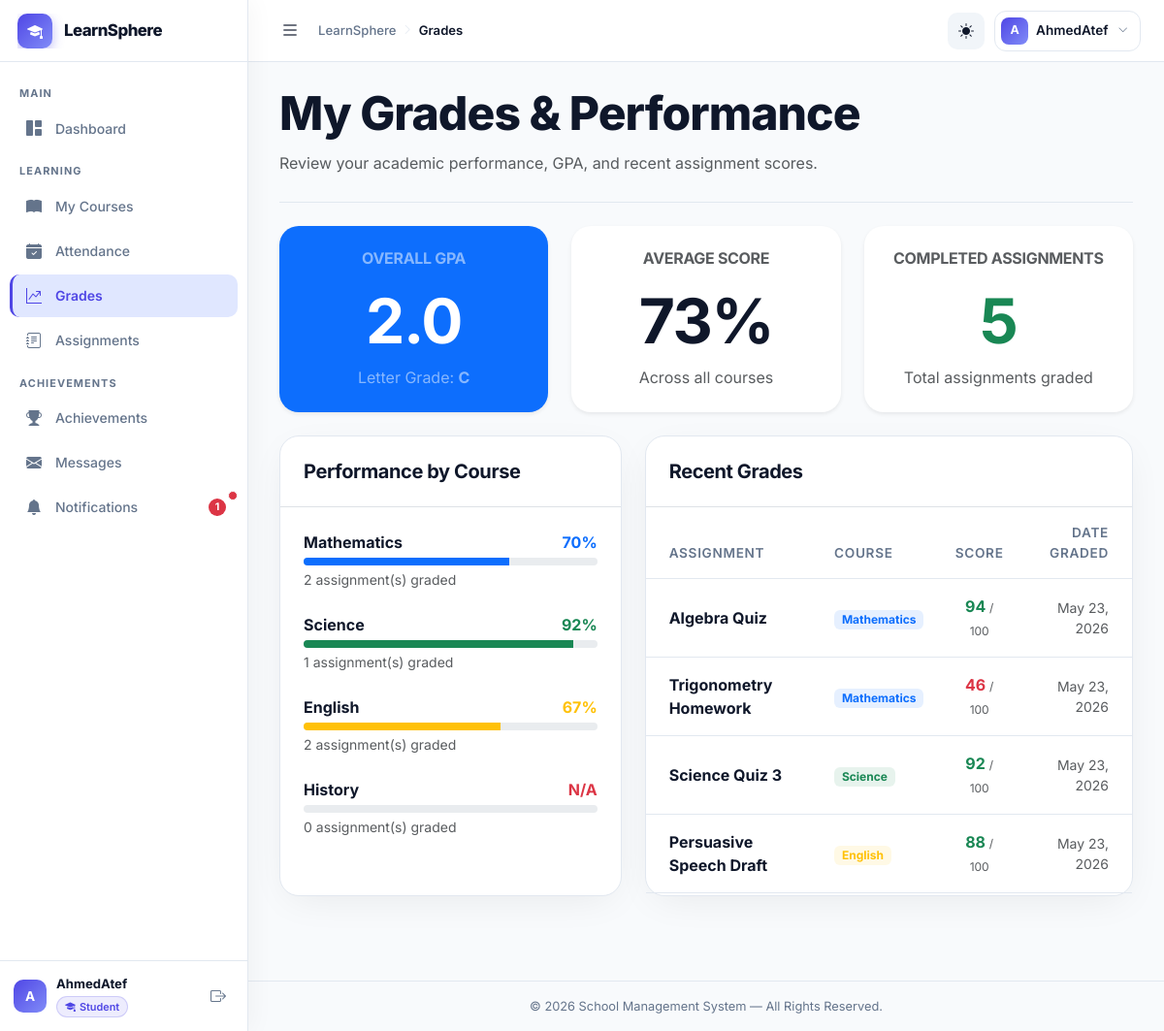
Page /modules/student/grades.php (signed in) on the committed database.
### tables this page shows
CREATE TABLE `grades` (
  `id` int(11) NOT NULL AUTO_INCREMENT,
  `user_id` int(11) NOT NULL,
  `assignment_id` int(11) NOT NULL,
  `score` tinyint(4) NOT NULL DEFAULT 0,
  `graded_at` timestamp NOT NULL DEFAULT current_timestamp(),
  PRIMARY KEY (`id`),
  UNIQUE KEY `uq_grade` (`user_id`,`assignment_id`),
  KEY `fk_grade_user` (`user_id`),
  KEY `fk_grade_assign` (`assignment_id`),
  CONSTRAINT `fk_grade_assign` FOREIGN KEY (`assignment_id`) REFERENCES `assignments` (`id`) ON DELETE CASCADE,
  CONSTRAINT `fk_grade_user` FOREIGN KEY (`user_id`) REFERENCES `users` (`id`) ON DELETE CASCADE
);

CREATE TABLE `assignments` (
  `id` int(11) NOT NULL AUTO_INCREMENT,
  `course_id` int(11) NOT NULL,
  `title` varchar(200) NOT NULL,
  `description` text DEFAULT NULL,
  `due_date` date DEFAULT NULL,
  `max_score` tinyint(4) NOT NULL DEFAULT 100,
  `created_at` timestamp NOT NULL DEFAULT current_timestamp(),
  PRIMARY KEY (`id`),
  KEY `fk_assign_course` (`course_id`),
  CONSTRAINT `fk_assign_course` FOREIGN KEY (`course_id`) REFERENCES `courses` (`id`) ON DELETE CASCADE
);

CREATE TABLE `courses` (
  `id` int(11) NOT NULL AUTO_INCREMENT,
  `name` varchar(150) NOT NULL,
  `description` text DEFAULT NULL,
  `icon` varchar(60) DEFAULT 'bi-book-fill',
  `color` enum('primary','success','warning','danger','info') DEFAULT 'primary',
  `teacher_id` int(11) DEFAULT NULL,
  `room_id` int(11) DEFAULT NULL,
  `created_at` timestamp NOT NULL DEFAULT current_timestamp(),
  PRIMARY KEY (`id`),
  KEY `fk_course_teacher` (`teacher_id`),
  KEY `fk_course_room` (`room_id`),
  CONSTRAINT `fk_course_room` FOREIGN KEY (`room_id`) REFERENCES `class_rooms` (`id`) ON DELETE SET NULL,
  CONSTRAINT `fk_course_teacher` FOREIGN KEY (`teacher_id`) REFERENCES `teachers` (`id`) ON DELETE SET NULL
);

### config/auth.php (called while the page is built, shortened)
<?php
function current_user_id(): int
{
    return (int) ($_SESSION['user_id'] ?? 0);
}

### modules/student/grades.php (the view, shortened to what this page needs)
<?php
require_once BASE_PATH . '/config/connect.php';
require_once BASE_PATH . '/config/auth.php';
$userId = current_user_id();
$stmtStats = $conn->prepare("
    SELECT
        COUNT(g.id) AS graded_assignments,
        AVG(g.score) AS average_score
    FROM grades g
    WHERE g.user_id = ?
");
$stmtStats->bind_param('i', $userId);
$stmtStats->execute();
$stats = $stmtStats->get_result()->fetch_assoc();
$avgScore = $stats['average_score'] !== null ? round($stats['average_score'], 1) : 0;
$gradedCount = (int) $stats['graded_assignments'];
$gpa = 0.0;
$letterGrade = 'N/A';
if ($avgScore >= 90) { $gpa = 4.0; $letterGrade = 'A'; }
elseif ($avgScore >= 80) { $gpa = 3.0; $letterGrade = 'B'; }
elseif ($avgScore >= 70) { $gpa = 2.0; $letterGrade = 'C'; }
elseif ($avgScore >= 60) { $gpa = 1.0; $letterGrade = 'D'; }
elseif ($avgScore > 0)   { $gpa = 0.0; $letterGrade = 'F'; }
$stmtCourses = $conn->prepare("
    SELECT
        c.name, c.color,
        AVG(g.score) AS course_avg,
        COUNT(g.id) AS assignments_graded
    FROM enrollments e
    JOIN courses c ON c.id = e.course_id
    LEFT JOIN assignments a ON a.course_id = c.id
    LEFT JOIN grades g ON g.assignment_id = a.id AND g.user_id = ?
    WHERE e.user_id = ?
    GROUP BY c.id
");
$stmtCourses->bind_param('ii', $userId, $userId);
$stmtCourses->execute();
$courseStats = $stmtCourses->get_result()->fetch_all(MYSQLI_ASSOC);
$stmtHistory = $conn->prepare("
    SELECT
        a.title, a.max_score,
        c.name AS course_name, c.color AS course_color,
        g.score, g.graded_at
    FROM grades g
    JOIN assignments a ON a.id = g.assignment_id
    JOIN courses c ON c.id = a.course_id
    WHERE g.user_id = ?
    ORDER BY g.graded_at DESC
    LIMIT 30
");
$stmtHistory->bind_param('i', $userId);
$stmtHistory->execute();
$history = $stmtHistory->get_result()->fetch_all(MYSQLI_ASSOC);
require_once BASE_PATH . '/includes/header.php';
?>
<div class="dashboard-hero mb-4">
    <div class="dashboard-hero-text">
        <h1 class="dashboard-title">My Grades & Performance</h1>
        <p class="text-muted mb-0">Review your academic performance, GPA, and recent assignment scores.</p>
    </div>
</div>
<div class="row g-4 mb-4">
    <div class="col-md-4">
        <div class="dashboard-card h-100 border-0 shadow-sm text-center bg-primary text-white">
            <h6 class="text-white-50 text-uppercase mb-3">Overall GPA</h6>
            <h1 class="display-3 fw-bold mb-0"><?= number_format($gpa, 1); ?></h1>
            <p class="text-white-50 mt-2 mb-0">Letter Grade: <strong><?= $letterGrade; ?></strong></p>
        </div>
    </div>
    <div class="col-md-4">
        <div class="dashboard-card h-100 border-0 shadow-sm text-center">
            <h6 class="text-muted text-uppercase mb-3">Average Score</h6>
            <h1 class="display-3 fw-bold"><?= $avgScore; ?>%</h1>
            <p class="text-muted mt-2 mb-0">Across all courses</p>
        </div>
    </div>
    <div class="col-md-4">
        <div class="dashboard-card h-100 border-0 shadow-sm text-center">
            <h6 class="text-muted text-uppercase mb-3">Completed Assignments</h6>
            <h1 class="display-3 fw-bold text-success"><?= $gradedCount; ?></h1>
            <p class="text-muted mt-2 mb-0">Total assignments graded</p>
        </div>
    </div>
</div>
<div class="row g-4">
    <div class="col-lg-5">
        <div class="dashboard-card h-100" style="padding: 0;">
            <div class="border-bottom p-4">
                <h5 class="mb-0 fw-bold" style="color: var(--app-text);">Performance by Course</h5>
            </div>
            <div class="p-4">
                <?php foreach ($courseStats as $cs):
                    $cAvg = $cs['course_avg'] !== null ? round($cs['course_avg']) : 0;
                    $color = $cs['color'] ?: 'primary';
                    $graded = $cs['assignments_graded'];
                ?>
                    <div class="mb-4">
                        <div class="d-flex justify-content-between mb-1">
                            <span class="fw-bold"><?= htmlspecialchars($cs['name']); ?></span>
                            <span class="fw-bold text-<?= $color; ?>"><?= $cs['course_avg'] !== null ? $cAvg . '%' : 'N/A'; ?></span>
                        </div>
                        <div class="progress" style="height: 8px;">
                            <div class="progress-bar bg-<?= $color; ?>" role="progressbar" style="width: <?= $cAvg; ?>%" aria-valuenow="<?= $cAvg; ?>" aria-valuemin="0" aria-valuemax="100"></div>
                        </div>
                        <small class="text-muted d-block mt-1"><?= $graded; ?> assignment(s) graded</small>
                    </div>
                <?php endforeach; ?>
            </div>
        </div>
    </div>
    <div class="col-lg-7">
        <div class="dashboard-card h-100" style="padding: 0;">
            <div class="border-bottom p-4">
                <h5 class="mb-0 fw-bold" style="color: var(--app-text);">Recent Grades</h5>
            </div>
            <div class="p-0">
                <?php if (empty($history)): ?>
                    <div class="text-center py-5">
                        <p class="text-muted">No graded assignments found.</p>
                    </div>
                <?php else: ?>
                    <div class="table-responsive" style="max-height: 400px; overflow-y: auto;">
                        <table class="table table-hover align-middle mb-0">
                            <thead class="table-light sticky-top">
                                <tr>
                                    <th class="ps-4">Assignment</th>
                                    <th>Course</th>
                                    <th class="text-center">Score</th>
                                    <th class="pe-4 text-end">Date Graded</th>
                                </tr>
                            </thead>
                            <tbody>
                                <?php foreach ($history as $h):
                                    $cColor = $h['course_color'] ?: 'primary';
                                    $score = $h['score'];
                                    $max = $h['max_score'];
                                    $pct = $max > 0 ? round(($score / $max) * 100) : 0;
                                    $scoreColor = 'danger';
                                    if ($pct >= 85) $scoreColor = 'success';
                                    elseif ($pct >= 70) $scoreColor = 'warning';
                                ?>
                                    <tr>
                                        <td class="ps-4 fw-bold">
                                            <?= htmlspecialchars($h['title']); ?>
                                        </td>
                                        <td>
                                            <span class="badge bg-<?= $cColor; ?> bg-opacity-10 text-<?= $cColor; ?>">
                                                <?= htmlspecialchars($h['course_name']); ?>
                                            </span>
                                        </td>
                                        <td class="text-center">
                                            <div class="fw-bold text-<?= $scoreColor; ?> fs-6">
                                                <?= $score; ?> <span class="text-muted fw-normal" style="font-size: 0.75rem;">/ <?= $max; ?></span>
                                            </div>
                                        </td>
                                        <td class="pe-4 text-end text-muted small">
                                            <?= date('M d, Y', strtotime($h['graded_at'])); ?>
                                        </td>
                                    </tr>
                                <?php endforeach; ?>
                            </tbody>
                        </table>
                    </div>
                <?php endif; ?>
            </div>
        </div>
    </div>
</div>
<?php require_once BASE_PATH . '/includes/footer.php'; ?>

### assets/css/custom.css (style rules this page uses)
:root { --app-bg: #f8fafc; --app-surface: #ffffff; --app-surface-soft: #f1f5f9; --app-text: #0f172a; --app-muted: #64748b; --app-border: #e2e8f0; --app-primary: #4f46e5; --app-primary-soft: #e0e7ff; --app-success: #10b981; --app-warning: #f59e0b; --app-danger: #ef4444; --app-shadow: 0 10px 40px -10px rgba(0,0,0,0.08); --app-shadow-hover: 0 20px 40px -10px rgba(0,0,0,0.12); --sidebar-width: 256px; --sidebar-collapsed-width: 72px; --topbar-height: 64px; --sidebar-transition: 0.28s cubic-bezier(0.4, 0, 0.2, 1); }
html, body { height: 100%; overflow: hidden; }
body { background: var(--app-bg); color: var(--app-text); font-family: "Inter", "Poppins", system-ui, -apple-system, "Segoe UI", Roboto, Arial, sans-serif; letter-spacing: 0; transition: background-color 0.3s ease, color 0.3s ease; }
h1, h2, h3, h4, h5, h6 { font-weight: 700; letter-spacing: -0.02em; }
.dashboard-title { color: var(--app-text); font-size: clamp(2rem, 4vw, 3.35rem); font-weight: 800; line-height: 1.05; }
.table { margin-bottom: 0; --bs-table-bg: transparent; --bs-table-color: var(--app-text); border-color: var(--app-border); }
.table>thead>tr>th { border-bottom-width: 1px; border-bottom-color: var(--app-border); font-weight: 600; color: var(--app-muted); text-transform: uppercase; font-size: 0.85rem; letter-spacing: 0.05em; padding: 16px; background: transparent !important; }
.table>tbody>tr>td { border-bottom-color: var(--app-border); padding: 16px; vertical-align: middle; }
.dashboard-card { background: var(--app-surface); border: 1px solid var(--app-border); border-radius: 20px; box-shadow: var(--app-shadow); padding: 24px; transition: box-shadow 0.25s ease, border-color 0.25s ease; }
.dashboard-hero { display: flex; align-items: flex-start; justify-content: space-between; gap: 20px; flex-wrap: wrap; padding-bottom: 28px; border-bottom: 1px solid var(--app-border); margin-bottom: 28px; }
.dashboard-hero-text { display: flex; flex-direction: column; align-items: flex-start; gap: 6px; flex: 1; min-width: 260px; }

### rows in the picture
grades: assignment.title "Algebra Quiz", courses.name "Mathematics", score "94", assignment.max_score "100", graded_at "May 23, 2026"
grades: assignment.title "Trigonometry Homework", courses.name "Mathematics", score "46", assignment.max_score "100", graded_at "May 23, 2026"
grades: assignment.title "Science Quiz 3", courses.name "Science", score "92", assignment.max_score "100", graded_at "May 23, 2026"
grades: assignment.title "Persuasive Speech Draft", courses.name "English", score "88", assignment.max_score "100", graded_at "May 23, 2026"

### other values in the picture
$unreadCount "1"
substr($_SESSION['username'] ?? 'U', 0, 1) "A"
$_SESSION['username'] "AhmedAtef"
role_label($currentRole) "Student"
$gpa "2.0"
$letterGrade "C"
$avgScore "73"
$gradedCount "5"
$cs['name'] "Mathematics"
$cAvg "70"
$graded "2"
$cs['name'] "Science"
$cAvg "92"
$graded "1"
$cs['name'] "English"
